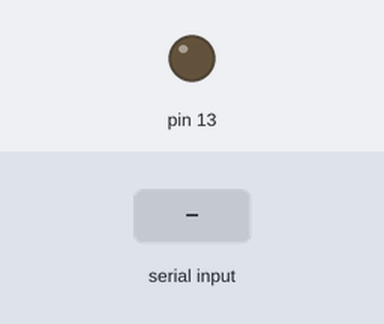
Bench run of a sketch on a simulated Arduino Uno, built with avr-gcc and run on an emulated ATmega328P. Shown: output pins drawn as LEDs (lit = HIGH). The test bench sets the inputs (shaded band).

Above: at 1.2 s.
1.3 s: "on" received over Serial
At 2.9 s:
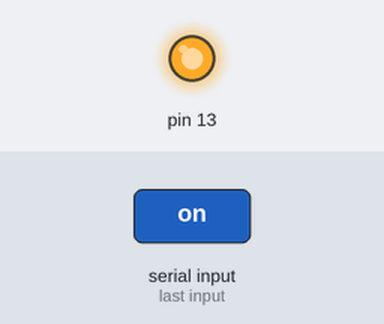
3.8 s: "off" received over Serial
At 6.0 s:
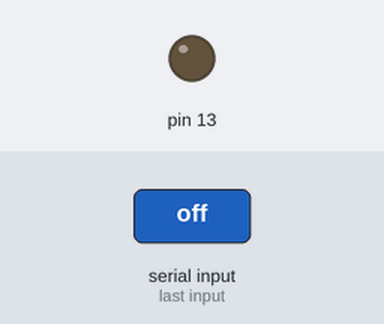
Timing chart, 0 to 7.5 s (numbered marks = the images above; inputs shaded):
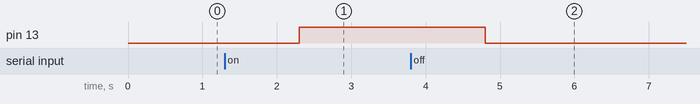

Measured:
- after the input at 1.3 s, pin 13: LOW → HIGH after 1.0 s
- after the input at 3.8 s, pin 13: HIGH → LOW after 1.0 s

The sketch:

acionar.ino
```cpp
String a;

void setup() {
  pinMode(13, OUTPUT);

Serial.begin(9600); // opens serial port, sets data rate to 9600 bps

}

void loop() {

while(Serial.available()) {

a= Serial.readString();// read the incoming data as string


  if(a=="on"){

   digitalWrite(13, HIGH);
  }

  if(a=="off"){

   digitalWrite(13, LOW);
  }


}

}
```
